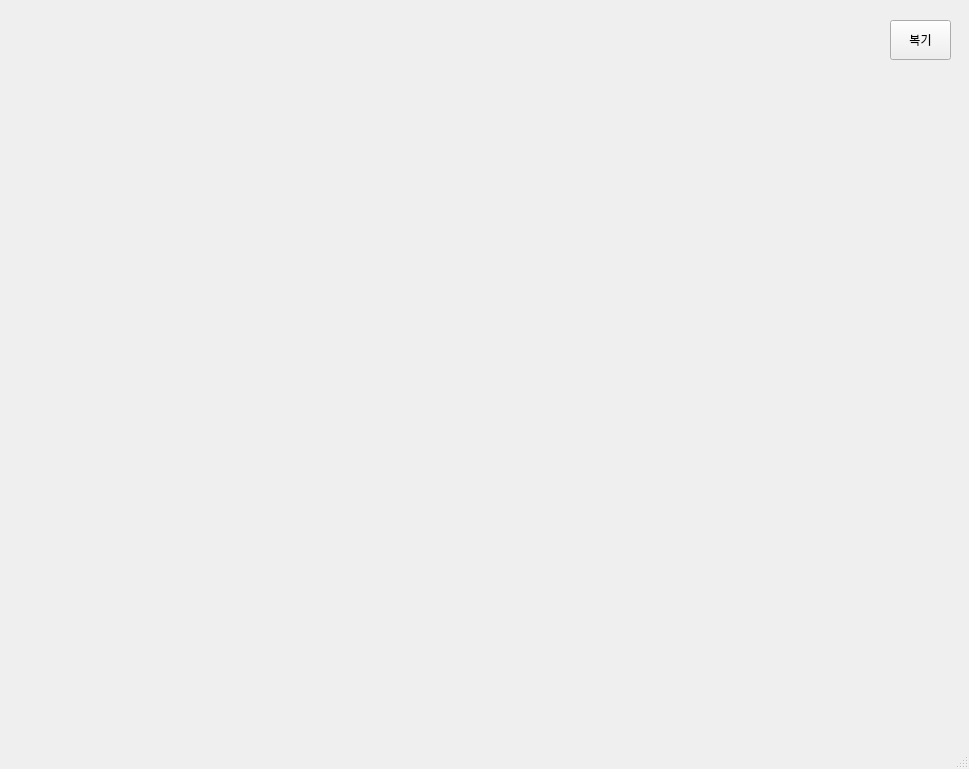
<?xml version="1.0" encoding="UTF-8"?>
<ui version="4.0">
 <class>MainWindow</class>
 <widget class="QMainWindow" name="MainWindow">
  <property name="geometry">
   <rect>
    <x>0</x>
    <y>0</y>
    <width>969</width>
    <height>769</height>
   </rect>
  </property>
  <property name="windowTitle">
   <string>MainWindow</string>
  </property>
  <widget class="QWidget" name="centralwidget">
   <widget class="QPushButton" name="pbReset">
    <property name="geometry">
     <rect>
      <x>890</x>
      <y>20</y>
      <width>61</width>
      <height>40</height>
     </rect>
    </property>
    <property name="toolTip">
     <string>2,3</string>
    </property>
    <property name="text">
     <string>복기</string>
    </property>
    <property name="iconSize">
     <size>
      <width>40</width>
      <height>40</height>
     </size>
    </property>
   </widget>
  </widget>
  <widget class="QMenuBar" name="menubar">
   <property name="geometry">
    <rect>
     <x>0</x>
     <y>0</y>
     <width>969</width>
     <height>26</height>
    </rect>
   </property>
  </widget>
  <widget class="QStatusBar" name="statusbar"/>
 </widget>
 <resources/>
 <connections/>
</ui>
